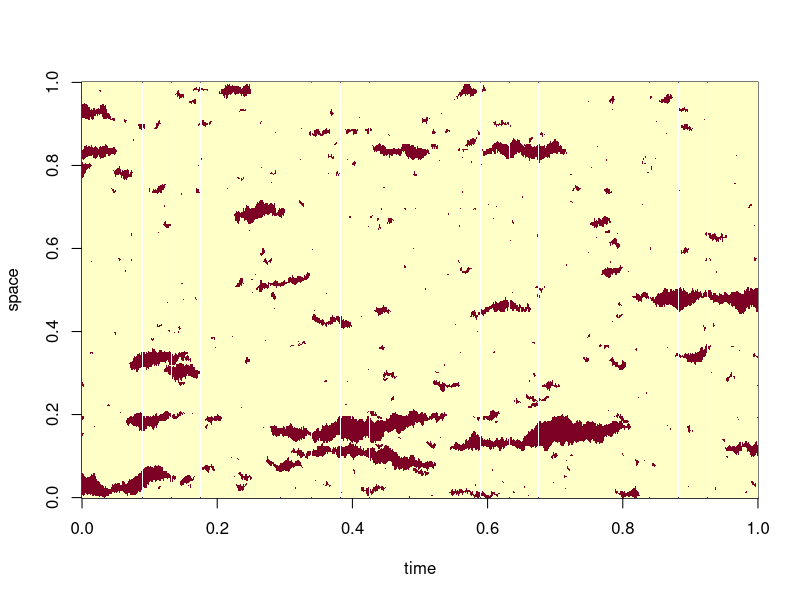

R code for this plot:
# R version of the eidos code
# QUITE POSSIBLY NOT UP TO DATE

PBAD <- 0.01  # = p
PGOOD <- 0.1  # = q
GAMMA_B <- 0.1
GAMMA_M <- 0.1
PATCHBIRTH <- GAMMA_B * PBAD * PGOOD / (1 - PBAD);
PATCHDEATH <- GAMMA_B * (1 - PBAD);
JITTER <- GAMMA_M * (2 - PGOOD - PBAD);
GROW_PROB <- (1 - PGOOD) / (2 - PGOOD - PBAD);
NSTEPS <- 50

stopifnot(abs(PATCHDEATH/PATCHBIRTH - (1 - PBAD)^2 / (PBAD * PGOOD)) < 1e-12)
stopifnot(abs(GROW_PROB/(1-GROW_PROB) - (1 - PGOOD) / (1 - PBAD)) < 1e-12)

size <- length # slim -> R

InitLandscape <- function(n) {
    x = rep(0.0, n);
    x[1] = (runif(1) < PBAD / (PBAD + PGOOD));
    for (k in 2:(n)) {
        p = if (x[k-1] == 0) { PBAD } else { 1 - PGOOD };
        x[k] = (runif(1) < p);
    }
    return(x);
}

x0 <- InitLandscape(1e6)
runlens <- diff(c(1,which(diff(x0) != 0)))
onelens <- runlens[2*(1:(length(runlens)/2)) - (x0[1] == 1)]
zerolens <- runlens[2*(1:(length(runlens)/2)) - (x0[1] == 1) - 1]
stopifnot(abs(mean(x0) - PBAD/(PBAD + PGOOD)) < .003)
stopifnot(abs(mean(onelens) * PGOOD - 1) < 0.03)
stopifnot(abs(mean(zerolens) * PBAD - 1) < 0.03)

UpdateLandscape <- function(x) {
    for (xxx in 1:NSTEPS) {
        n = length(x);
        lefts = which(diff(c(0, x)) > 0);
        rights = which(diff(c(x, 0)) < 0);
        np = size(lefts);
        if (np > 0) {
            gaps = c(lefts, n) - c(-1, rights) - 1;
            ones = (lefts == rights);
            for (k in seq(1, np)) {
                # die?
                if (ones[k] & (runif(1) < PATCHDEATH/NSTEPS)) {
                    x[lefts[k]] = 0;
                } else { # jitter?
                    if (runif(1) < JITTER/NSTEPS) { # left boundary
                        if (runif(1) < GROW_PROB) { # grow?
                            if (gaps[k] > 1)
                                x[lefts[k] - 1] = 1.0;
                        } else { # shrink?
                            if (!ones[k])
                                x[lefts[k]] = 0.0;
                        }
                    }
                    if (runif(1) < JITTER/NSTEPS) { # right boundary
                        if (runif(1) < GROW_PROB) { # grow
                            if (gaps[k+1] > 1)
                                x[rights[k] + 1] = 1.0;
                        } else { # shrink?
                            if (!ones[k])
                                x[rights[k]] = 0.0;
                        }
                    }
                }
            }
        }
        # births
        lefts = which(diff(c(0, x)) > 0);
        rights = which(diff(c(x, 0)) < 0);
        np = size(lefts);
        gaps = c(lefts, n) - c(-1, rights) - 1;
        for (k in seq(1, length(gaps))) {
            if (gaps[k] > 2) {
                nb = rpois(1, PATCHBIRTH/NSTEPS * (gaps[k] - 2));
                start = c(-1, rights)[k] + 2;
                end = c(lefts, n)[k] - 2;
                locs = sample(start:end, nb);
                x[locs] = 1.0;
            }
        }
    }
    return(x);
}


x <- matrix(0.0, nrow=10000, ncol=500)
x[1,] <- InitLandscape(ncol(x))
for (k in 2:nrow(x)) {
    x[k,] <- UpdateLandscape(x[k-1,])
}

image(x, xlab='time', ylab='space')
